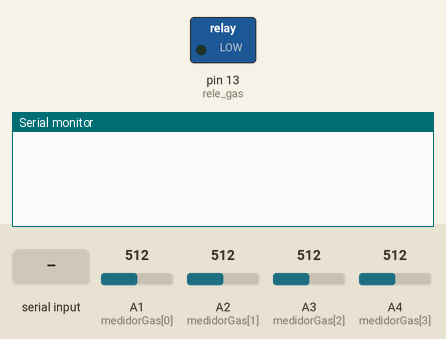
Recording of a sketch running on a simulated Arduino Uno, built with avr-gcc and run on an emulated ATmega328P. Shown: switched loads named in the sketch (green lamp = pin HIGH), the last lines printed to the serial monitor. Inputs (shaded band) come from the test bench; at power-on: A1 (medidorGas[0]) = 512, A2 (medidorGas[1]) = 512, A3 (medidorGas[2]) = 512, A4 (medidorGas[3]) = 512.

Above: at 0.9 s.
1.0 s: "1234\n" received over Serial
At 1.6 s:
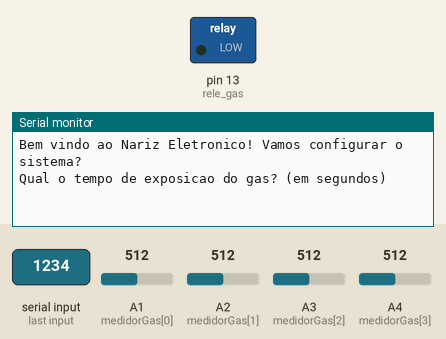
2.5 s: "90,45,200\n" received over Serial
At 2.91 s:
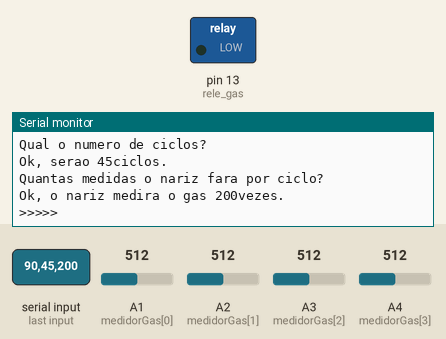
Timing chart, 0 to 5.5 s (numbered marks = the images above; inputs shaded):
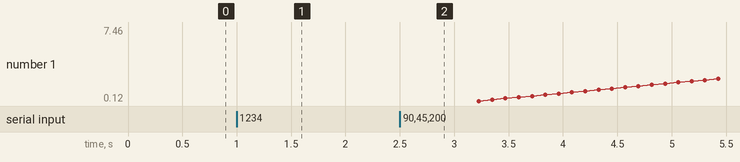

The sketch:

nariz_eletronico_rev4.ino
```cpp
/***********************************************
 * Nariz Eletronico v1.4
 * Autor: Gabriel Takaoka Nishimura
 * Data: 16/09/2015
 * *********************************************/
#include <TimerOne.h>
#define N_MEDIDORES 4
// defina o numero de medidores e depois escolha os pinos que estarao sendo usados na variavel medidorGas
uint8_t medidorGas[N_MEDIDORES] = {A1, A2, A3, A4}; // numeracao bate com a da plaquina
int rele_gas = 13;
unsigned long t_comeco, t_ciclo, t_trigger;
int configuracao = 0,
    t_exposicao = 0, // em milisegundos
    t_recuperacao = 0, // em milisegundos
    n_ciclos = 0, // uma exposicao e uma recuperacao
    n_leituras = 0, // por ciclo
    ciclo_atual = 1,
    imprimir_via_serial = 0,
    i; // contador de ciclos

/** Funcao setup do Arduino, configura os pinos dos medidores como entrada, pinos dos
 * reles como saida e habilita a comunicacao serial. */
void setup() {
    for (i = 0; i < N_MEDIDORES; i++) {
        pinMode(medidorGas[i], INPUT);
    }
    pinMode(rele_gas, OUTPUT);
    // Inicializa comunicacao serial em 9600bauds
    Serial.begin(9600);
    espera_senha_processing();
    Serial.print("Bem vindo ao Nariz Eletronico! Vamos configurar o sistema?\nQual o tempo de exposicao do gas? (em segundos)\n");
}

/** Funcao loop do Arduino. Ela realiza a configuracao dos parametros,
 * determina o ciclo atual, atua no rele do gas, realiza a leitura dos
 * medidores do gas e envia essas medidas via serial (caso a flag imprimir_via_serial esteja ativa)
 * Um exemplo de curva de medidas seria a seguinte
 * |    ___________________|               |
 * |   _                   |___            |
 * |  _                    |   ___         |
 * | _                     |      ___      |
 * |_                      |         ______|
 * |_______________________|_______________|
 * |-------t_exp=5s--------|---t_desc=3s---|
 * |--------------t_ciclo=8s---------------|
 * 1000 / 1 = 1000 > 5000
 * 6000 / 1 = 6000 > 5000
 * 11000 % 8000 = 5000
 *
 ***/
void loop() {
    if(configuracao < 4) { // para configurar o nariz
        configura_nariz(configuracao);
    } else { // caso nao seja necessario configurar mais
        long t = millis() - t_comeco;
        if (imprimir_via_serial == 1) { // caso seja necessario imprimir a saida
            Serial.print((float)t / (float)1000);
            Serial.print(" ");
            for (i = 0; i < N_MEDIDORES; i++) {
                Serial.print(analogRead(medidorGas[i])); // imprime a medicao do gas
                if (i != N_MEDIDORES - 1) {
                    Serial.print(" ");
                }
            }
            Serial.println();
            imprimir_via_serial = 0;
        }
        if (t % t_ciclo >= t_exposicao) {
            digitalWrite(rele_gas, LOW); // deixando o gas descansar
        } else if (t % t_ciclo < t_exposicao) {
            ciclo_atual = t / t_ciclo + 1;
            if (ciclo_atual >= n_ciclos + 1) {
                Timer1.stop();
                Serial.println("&");
            } else {
                digitalWrite(rele_gas, HIGH); // expondo o gas ao nariz
            }
        }
    }
}

/** Funcao que inicializa a variavel t_comeco com o tempo atual, ativa o rele do gas
 * e inicializa o timer1 */
void comecaProcesso() {
    t_ciclo = t_exposicao + t_recuperacao; // em milisegundos
    t_trigger = t_ciclo * 1000 / n_leituras; // em microsegundos
    t_comeco = millis();
    digitalWrite(rele_gas, HIGH); // expondo o gas ao nariz
    Timer1.initialize(t_trigger); // uma leitura a cada t_total / n_leituras, em microsengundos
    Timer1.attachInterrupt(enviar_serial); // a cada vez que se passa o intervalo, chama essa funcao
}

/** Funcao que atribui 1 a flag de impressao. Ela sera usada no loop */
void enviar_serial() {
    imprimir_via_serial = 1;
}

/** Configura os parametros modificaveis do Arduino. Pede, em ordem:
 * 1) tempo de exposicao
 * 2) tempo de descanso
 * 3) numero de ciclos
 * 4) numero de medicoes */
void configura_nariz(int etapa_de_configuracao) {
    if (configuracao == 0) { // configurar tempo de exposicao
        if (Serial.available()) { // espera por dado via serial
            t_exposicao = Serial.parseInt() * 1000; // transforma dado disponivel via serial em um inteiro
            configuracao++;
            Serial.print("Ok, o gas sera exposto ao nariz por ");
            Serial.print(t_exposicao / 1000);
            Serial.print("s.\n\rQual o tempo de descanso?(em segundos)\n\r");
        }
    } else if (configuracao == 1) { // configurar tempo de descanso
        if (Serial.available()) {
            t_recuperacao = Serial.parseInt() * 1000;
            configuracao++;
            Serial.print("Ok, o nariz descansara por ");
            Serial.print(t_recuperacao / 1000);
            Serial.print("s.\n\rQual o numero de ciclos?\n\r");
        }
    } else if (configuracao == 2) { // configurar numero de ciclos
        if (Serial.available()) {
            n_ciclos = Serial.parseInt();
            configuracao++;
            Serial.print("Ok, serao ");
            Serial.print(n_ciclos);
            Serial.print("ciclos.\n\rQuantas medidas o nariz fara por ciclo?\n\r");
        }
    } else if (configuracao == 3) { // configurar intervalo entre leituras
        if (Serial.available()) {
            n_leituras = Serial.parseInt();
            configuracao++;
            Serial.print("Ok, o nariz medira o gas ");
            Serial.print(n_leituras);
            Serial.print("vezes.\n\r>>>>>");
            delay(500);
            comecaProcesso();
            //Serial.print(""); // codigo para iniciar processo de gravacao no processing
        }
    }
}

/** Funcao que espera receber a string "1234" via serial.
  * Funciona como uma senha para iniciar o processo de configuracao do Arduino*/
void espera_senha_processing() {
    int esperar = 1;
    while(esperar == 1) {
        if (Serial.available() && Serial.parseInt() == 1234) {
            esperar = 0;
        }
    }
}
```

Measured:
- after the input at 1.0 s, the serial monitor: prints a new line at once (image 1)
- after the input at 2.5 s, the serial monitor: prints a new line at once (image 2)
